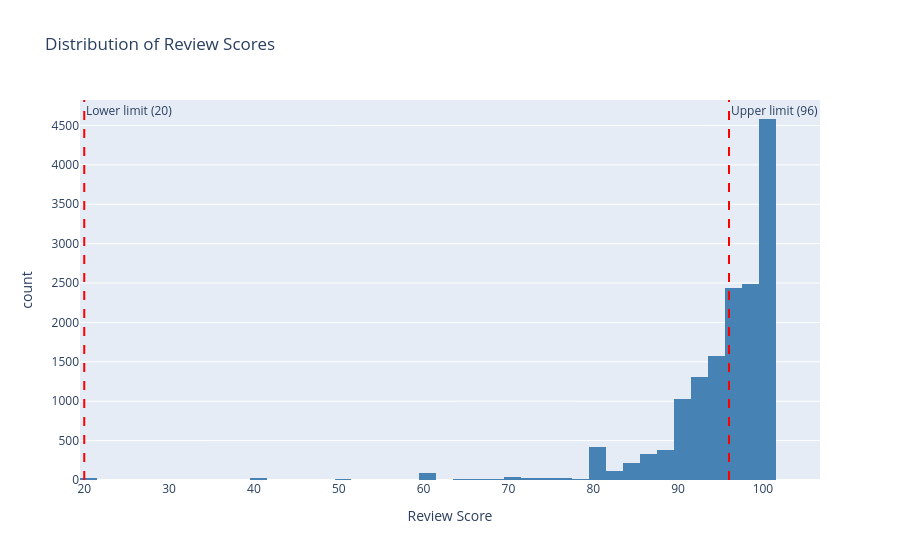

Notebook code cell kept with this figure:
### Code cell
fig = px.histogram(data, x='review_scores_rating', nbins=50,
                   title='Distribution of Review Scores',
                   labels={'review_scores_rating': 'Review Score'},
                   color_discrete_sequence=['steelblue'])

fig.add_vline(x=20, line_dash='dash', line_color='red', annotation_text='Lower limit (20)')
fig.add_vline(x=96, line_dash='dash', line_color='red', annotation_text='Upper limit (96)')

fig.show()

### Figure 1 — Plotly figure (JSON) as saved in the notebook; plotly's stock layout.template omitted (floating-point values rounded to 4 significant figures; data arrays with more than 128 entries replaced by an {"elided": "..."} marker saying what was removed)
{"data": [{"bingroup": "x", "hovertemplate": "Review Score=%{x}<br>count=%{y}<extra></extra>", "legendgroup": "", "marker": {"color": "steelblue", "pattern": {"shape": ""}}, "name": "", "nbinsx": 50, "orientation": "v", "showlegend": false, "type": "histogram", "x": {"elided": "17825 float values"}, "xaxis": "x", "yaxis": "y"}], "layout": {"annotations": [{"showarrow": false, "text": "Lower limit (20)", "x": 20, "xanchor": "left", "xref": "x", "y": 1, "yanchor": "top", "yref": "y domain"}, {"showarrow": false, "text": "Upper limit (96)", "x": 96, "xanchor": "left", "xref": "x", "y": 1, "yanchor": "top", "yref": "y domain"}], "barmode": "relative", "legend": {"tracegroupgap": 0}, "shapes": [{"line": {"color": "red", "dash": "dash"}, "type": "line", "x0": 20, "x1": 20, "xref": "x", "y0": 0, "y1": 1, "yref": "y domain"}, {"line": {"color": "red", "dash": "dash"}, "type": "line", "x0": 96, "x1": 96, "xref": "x", "y0": 0, "y1": 1, "yref": "y domain"}], "title": {"text": "Distribution of Review Scores"}, "xaxis": {"anchor": "y", "domain": [0, 1], "title": {"text": "Review Score"}}, "yaxis": {"anchor": "x", "domain": [0, 1], "title": {"text": "count"}}}}
